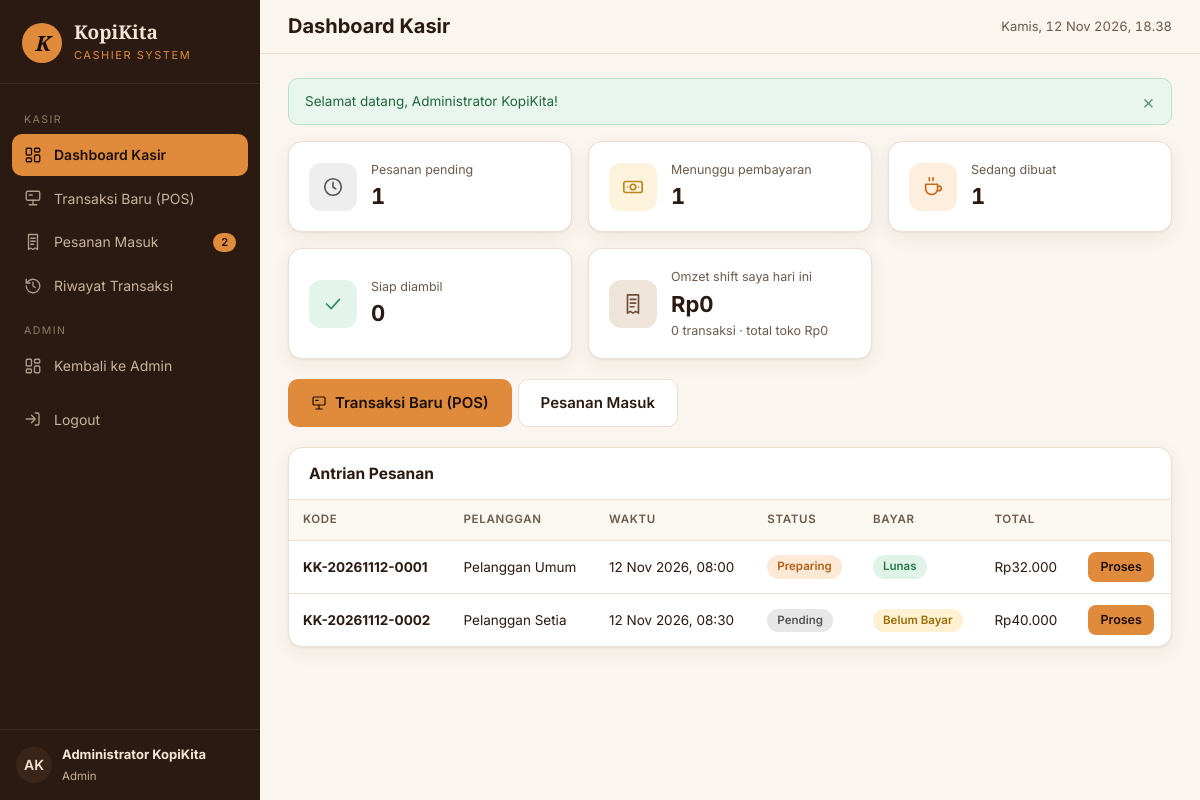
/cashier/index.php (signed in), run on the app's committed database.
### tables this page shows
CREATE TABLE `users` (
  `id`            BIGINT UNSIGNED NOT NULL AUTO_INCREMENT,
  `name`          VARCHAR(100) NOT NULL,
  `username`      VARCHAR(50)  NOT NULL,
  `email`         VARCHAR(150) NOT NULL,
  `password`      VARCHAR(255) NOT NULL,
  `role`          ENUM('admin','cashier','customer') NOT NULL DEFAULT 'customer',
  `avatar`        VARCHAR(255) NULL,
  `is_active`     TINYINT(1)   NOT NULL DEFAULT 1,
  `last_login_at` DATETIME     NULL,
  `created_at`    DATETIME     NOT NULL,
  `updated_at`    DATETIME     NOT NULL,
  PRIMARY KEY (`id`),
  UNIQUE KEY `uq_users_username` (`username`),
  UNIQUE KEY `uq_users_email` (`email`),
  KEY `idx_users_role` (`role`)
);

CREATE TABLE `orders` (
  `id`              BIGINT UNSIGNED NOT NULL AUTO_INCREMENT,
  `order_code`      VARCHAR(30) NOT NULL,
  `customer_id`     BIGINT UNSIGNED NOT NULL,
  `processed_by`    BIGINT UNSIGNED NULL,
  `order_channel`   ENUM('online','cashier') NOT NULL DEFAULT 'online',
  `order_type`      ENUM('dine_in','takeaway') NOT NULL,
  `table_number`    VARCHAR(10) NULL,
  `order_status`    ENUM('pending','confirmed','preparing','ready','completed','cancelled') NOT NULL DEFAULT 'pending',
  `subtotal`        DECIMAL(12,2) NOT NULL,
  `discount_amount` DECIMAL(12,2) NOT NULL DEFAULT 0,
  `total_amount`    DECIMAL(12,2) NOT NULL,
  `notes`           TEXT NULL,
  `cancel_reason`   VARCHAR(255) NULL,
  `stock_deducted`  TINYINT(1) NOT NULL DEFAULT 0,
  `ordered_at`      DATETIME NOT NULL,
  `completed_at`    DATETIME NULL,
  `updated_at`      DATETIME NOT NULL,
  PRIMARY KEY (`id`),
  UNIQUE KEY `uq_orders_code` (`order_code`),
  KEY `idx_orders_customer` (`customer_id`),
  KEY `idx_orders_processed_by` (`processed_by`),
  KEY `idx_orders_status` (`order_status`),
  KEY `idx_orders_ordered_at` (`ordered_at`),
  KEY `idx_orders_channel` (`order_channel`),
  CONSTRAINT `fk_orders_customer` FOREIGN KEY (`customer_id`) REFERENCES `customers` (`id`)
    ON UPDATE CASCADE ON DELETE RESTRICT,
  CONSTRAINT `fk_orders_processed_by` FOREIGN KEY (`processed_by`) REFERENCES `users` (`id`)
    ON UPDATE CASCADE ON DELETE SET NULL
);

CREATE TABLE `customers` (
  `id`         BIGINT UNSIGNED NOT NULL AUTO_INCREMENT,
  `user_id`    BIGINT UNSIGNED NULL,
  `name`       VARCHAR(100) NOT NULL,
  `phone`      VARCHAR(25)  NULL,
  `email`      VARCHAR(150) NULL,
  `address`    TEXT         NULL,
  `created_at` DATETIME     NOT NULL,
  `updated_at` DATETIME     NOT NULL,
  PRIMARY KEY (`id`),
  UNIQUE KEY `uq_customers_user` (`user_id`),
  KEY `idx_customers_name` (`name`),
  CONSTRAINT `fk_customers_user` FOREIGN KEY (`user_id`) REFERENCES `users` (`id`)
    ON UPDATE CASCADE ON DELETE SET NULL
);

CREATE TABLE `sales` (
  `id`               BIGINT UNSIGNED NOT NULL AUTO_INCREMENT,
  `order_id`         BIGINT UNSIGNED NOT NULL,
  `invoice_number`   VARCHAR(30) NOT NULL,
  `cashier_id`       BIGINT UNSIGNED NULL,
  `payment_method`   ENUM('cash','qris','bank_transfer') NOT NULL,
  `amount_due`       DECIMAL(12,2) NOT NULL,
  `amount_paid`      DECIMAL(12,2) NOT NULL DEFAULT 0,
  `change_amount`    DECIMAL(12,2) NOT NULL DEFAULT 0,
  `payment_status`   ENUM('pending','paid','failed','refunded') NOT NULL DEFAULT 'pending',
  `reference_number` VARCHAR(100) NULL,
  `paid_at`          DATETIME NULL,
  `created_at`       DATETIME NOT NULL,
  `updated_at`       DATETIME NOT NULL,
  PRIMARY KEY (`id`),
  UNIQUE KEY `uq_sales_order` (`order_id`),
  UNIQUE KEY `uq_sales_invoice` (`invoice_number`),
  KEY `idx_sales_cashier` (`cashier_id`),
  KEY `idx_sales_status` (`payment_status`),
  CONSTRAINT `fk_sales_order` FOREIGN KEY (`order_id`) REFERENCES `orders` (`id`)
    ON UPDATE CASCADE ON DELETE CASCADE,
  CONSTRAINT `fk_sales_cashier` FOREIGN KEY (`cashier_id`) REFERENCES `users` (`id`)
    ON UPDATE CASCADE ON DELETE SET NULL
);

### includes/cashier-header.php (called while the page is built)
<?php
$panel = 'cashier';
$activeCount = (int) db()->query("SELECT COUNT(*) FROM orders WHERE order_status IN ('pending','confirmed','preparing','ready')")->fetchColumn();
$navItems = [
    ['label' => 'Kasir'],
    ['href' => 'cashier/index.php', 'icon' => 'dashboard', 'text' => 'Dashboard Kasir', 'exact' => true],
    ['href' => 'cashier/pos.php', 'icon' => 'pos', 'text' => 'Transaksi Baru (POS)', 'exact' => true],
    ['href' => 'cashier/orders/', 'icon' => 'receipt', 'text' => 'Pesanan Masuk', 'count' => $activeCount],
    ['href' => 'cashier/transactions/', 'icon' => 'history', 'text' => 'Riwayat Transaksi'],
];
if (user_role() === 'admin') {
    $navItems[] = ['label' => 'Admin'];
    $navItems[] = ['href' => 'admin/index.php', 'icon' => 'dashboard', 'text' => 'Kembali ke Admin', 'exact' => true];
}
require __DIR__ . '/admin-header.php';

### config/database.php (called while the page is built, shortened)
<?php
function db(): PDO
{
    static $pdo = null;
    if ($pdo instanceof PDO) {
        return $pdo;
    }
    $dsn = 'mysql:host=' . DB_HOST . ';port=' . DB_PORT . ';dbname=' . DB_NAME . ';charset=utf8mb4';
    try {
        $pdo = new PDO($dsn, DB_USER, DB_PASS, [
            PDO::ATTR_ERRMODE            => PDO::ERRMODE_EXCEPTION,
            PDO::ATTR_DEFAULT_FETCH_MODE => PDO::FETCH_ASSOC,
            PDO::ATTR_EMULATE_PREPARES   => false,
        ]);
        $offset = (new DateTime('now', new DateTimeZone(date_default_timezone_get())))->format('P');
        $pdo->exec("SET time_zone = '" . $offset . "'");
    } catch (PDOException $e) {
        http_response_code(500);
        $msg = defined('APP_DEBUG') && APP_DEBUG ? $e->getMessage() : 'Tidak dapat terhubung ke database.';
        exit('<h1>Koneksi database gagal</h1><p>' . htmlspecialchars($msg, ENT_QUOTES, 'UTF-8')
            . '</p><p>Pastikan MySQL XAMPP berjalan dan database <code>kopikita_db</code> sudah di-import.</p>');
    }
    return $pdo;
}

### includes/auth.php (called while the page is built, shortened)
<?php
require_once __DIR__ . '/../config/database.php';
require_once __DIR__ . '/functions.php';
function current_user(): ?array
{
    static $user = false;
    if ($user !== false) {
        return $user;
    }
    $st = db()->prepare('SELECT u.id, u.name, u.username, u.email, u.role, u.avatar, u.is_active, c.id AS customer_id
                         FROM users u LEFT JOIN customers c ON c.user_id = u.id WHERE u.id = ? LIMIT 1');
    $st->execute([$_SESSION['user_id']]);
    $row = $st->fetch();
    $user = $row;
    return $user;
}
function require_login(): array
{
    $u = current_user();
    return $u;
}
function require_role(array $roles): array
{
    $u = require_login();
    return $u;
}

### cashier/index.php (the view, shortened to what this page needs)
<?php
require_once __DIR__ . '/../includes/auth.php';
$user = require_role(['cashier', 'admin']);
$pdo = db();
$cnt = $pdo->query("SELECT
        SUM(order_status = 'pending') AS pending,
        SUM(order_status IN ('pending','confirmed','preparing','ready') AND id IN (SELECT order_id FROM sales WHERE payment_status = 'pending')) AS unpaid,
        SUM(order_status = 'preparing') AS preparing,
        SUM(order_status = 'ready') AS ready
        FROM orders")->fetch();
$st = $pdo->prepare('SELECT COUNT(*) c, COALESCE(SUM(amount_due),0) t FROM sales WHERE payment_status = "paid" AND DATE(paid_at) = CURDATE() AND cashier_id = ?');
$st->execute([$user['id']]);
$today = $st->fetch();
$allToday = $pdo->query('SELECT COALESCE(SUM(amount_due),0) FROM sales WHERE payment_status = "paid" AND DATE(paid_at) = CURDATE()')->fetchColumn();
$latest = $pdo->query("SELECT o.id, o.order_code, o.ordered_at, o.order_status, o.total_amount, c.name AS customer_name, s.payment_status
        FROM orders o JOIN customers c ON c.id = o.customer_id LEFT JOIN sales s ON s.order_id = o.id
        WHERE o.order_status IN ('pending','confirmed','preparing','ready') ORDER BY o.ordered_at ASC LIMIT 8")->fetchAll();
$pageTitle = 'Dashboard Kasir';
require __DIR__ . '/../includes/cashier-header.php';
?>
<div class="stat-cards">
    <div class="stat-card"><div class="ico gray"><?= icon('clock') ?></div><div><small>Pesanan pending</small><strong><?= (int) $cnt['pending'] ?></strong></div></div>
    <div class="stat-card"><div class="ico yellow"><?= icon('cash') ?></div><div><small>Menunggu pembayaran</small><strong><?= (int) $cnt['unpaid'] ?></strong></div></div>
    <div class="stat-card"><div class="ico orange"><?= icon('coffee') ?></div><div><small>Sedang dibuat</small><strong><?= (int) $cnt['preparing'] ?></strong></div></div>
    <div class="stat-card"><div class="ico green"><?= icon('check') ?></div><div><small>Siap diambil</small><strong><?= (int) $cnt['ready'] ?></strong></div></div>
    <div class="stat-card"><div class="ico brown"><?= icon('receipt') ?></div><div><small>Omzet shift saya hari ini</small><strong><?= e(rupiah($today['t'])) ?></strong><small><?= (int) $today['c'] ?> transaksi · total toko <?= e(rupiah($allToday)) ?></small></div></div>
</div>
<div class="actions mb-3">
    <a class="btn btn-primary btn-lg" href="<?= e(url('cashier/pos.php')) ?>"><?= icon('pos') ?> Transaksi Baru (POS)</a>
    <a class="btn btn-outline btn-lg" href="<?= e(url('cashier/orders/index.php')) ?>">Pesanan Masuk</a>
</div>
<div class="card">
    <div class="card-header"><h2>Antrian Pesanan</h2></div>
    <div class="table-wrap"><table class="table">
        <thead><tr><th>Kode</th><th>Pelanggan</th><th>Waktu</th><th>Status</th><th>Bayar</th><th class="text-right">Total</th><th></th></tr></thead>
        <tbody>
        <?php foreach ($latest as $r): ?>
            <tr><td><strong><?= e($r['order_code']) ?></strong></td><td><?= e($r['customer_name']) ?></td><td><?= e(tanggal($r['ordered_at'])) ?></td>
                <td><?= status_badge($r['order_status']) ?></td><td><?= payment_badge($r['payment_status']) ?></td>
                <td class="text-right nowrap"><?= e(rupiah($r['total_amount'])) ?></td>
                <td><a class="btn btn-primary btn-sm" href="<?= e(url('cashier/orders/show.php?id=' . $r['id'])) ?>">Proses</a></td></tr>
        <?php endforeach; ?>
        </tbody>
    </table></div>
</div>

### includes/admin-header.php (shortened to what this page needs)
<?php
$user = current_user();
$panel = $panel ?? 'admin';
$cur = current_path();
$isActive = function (array $it) use ($cur): bool {
    $target = url($it['href']);
    if (!empty($it['exact'])) {
        return $cur === $target;
    }
    return strpos($cur, rtrim($target, '/')) === 0 && !preg_match('#/index\.php$#', $it['href']);
};
?>
<!DOCTYPE html>
<html lang="id">
<head>
    <link rel="stylesheet" href="<?= e(asset('css/admin.css')) ?>">
</head>
<body class="panel-<?= e($panel) ?>">
<div class="app">
    <aside class="sidebar" id="sidebar">
        <a href="<?= e(url($panel === 'cashier' ? 'cashier/index.php' : 'admin/index.php')) ?>" class="sidebar-brand">
            <span class="logo">K</span>
            <span><strong>KopiKita</strong><small><?= $panel === 'cashier' ? 'Cashier System' : 'Admin Dashboard' ?></small></span>
        </a>
        <nav class="sidebar-nav" aria-label="Menu panel">
            <?php foreach ($navItems as $it): ?>
                <?php if (isset($it['label'])): ?>
                    <div class="label"><?= e($it['label']) ?></div>
                <?php else: ?>
                    <a href="<?= e(url($it['href'])) ?>" class="<?= $isActive($it) ? 'active' : '' ?>">
                        <?= icon($it['icon']) ?> <span><?= e($it['text']) ?></span>
                        <?php if (!empty($it['count'])): ?><span class="count"><?= (int) $it['count'] ?></span><?php endif; ?>
                    </a>
                <?php endif; ?>
            <?php endforeach; ?>
            <form action="<?= e(url('logout.php')) ?>" method="post" class="mt-2">
                <button type="submit"><?= icon('logout') ?> <span>Logout</span></button>
            </form>
        </nav>
        <div class="sidebar-foot">
            <span class="avatar"><?= e(initials($user['name'])) ?></span>
            <span><strong><?= e($user['name']) ?></strong><small><?= e(ROLE_LABELS[$user['role']]) ?></small></span>
        </div>
    </aside>
    <div class="main">
        <header class="topbar">
            <div>
                <h1><?= e($pageTitle ?? 'Dashboard') ?></h1>
            </div>
            <span class="clock" id="clock"><?= e(tanggal(now())) ?></span>
        </header>
        <div class="content">
            <?= render_flashes() ?>

### includes/functions.php (shortened to what this page needs)
<?php
function e($value): string
{
    return htmlspecialchars((string) ($value ?? ''), ENT_QUOTES | ENT_SUBSTITUTE, 'UTF-8');
}
function rupiah($amount): string
{
    $amount = (float) $amount;
    $prefix = $amount < 0 ? '-Rp' : 'Rp';
    return $prefix . number_format(abs($amount), 0, ',', '.');
}
function tanggal($datetime, bool $withTime = true): string
{
    $bulan = [1 => 'Jan', 'Feb', 'Mar', 'Apr', 'Mei', 'Jun', 'Jul', 'Agu', 'Sep', 'Okt', 'Nov', 'Des'];
    $ts = strtotime((string) $datetime);
    $out = date('j', $ts) . ' ' . $bulan[(int) date('n', $ts)] . ' ' . date('Y', $ts);
    return $withTime ? $out . ', ' . date('H:i', $ts) : $out;
}
function url(string $path = ''): string
{
    return BASE_URL . '/' . ltrim($path, '/');
}
function asset(string $path): string
{
    $file = APP_ROOT . '/assets/' . ltrim($path, '/');
    $ver = is_file($file) ? '?v=' . filemtime($file) : '';
    return url('assets/' . ltrim($path, '/')) . $ver;
}
function current_path(): string
{
    return strtok($_SERVER['REQUEST_URI'] ?? '/', '?');
}
function get_flashes(): array
{
    $f = $_SESSION['flash'] ?? [];
    return $f;
}
function render_flashes(): string
{
    $html = '';
    foreach (get_flashes() as $f) {
        $html .= '<div class="alert alert-' . e($f['type']) . '" role="alert">' . e($f['message'])
            . '<button type="button" class="alert-close" aria-label="Tutup">&times;</button></div>';
    }
    return $html;
}
function status_badge(string $status): string
{
    $label = ORDER_STATUSES[$status] ?? ucfirst($status);
    return '<span class="badge badge-' . e($status) . '">' . e($label) . '</span>';
}
function payment_badge(?string $status): string
{
    $status = $status ?: 'pending';
    $label = PAYMENT_STATUSES[$status] ?? ucfirst($status);
    return '<span class="badge badge-pay-' . e($status) . '">' . e($label) . '</span>';
}
function icon(string $name, string $class = ''): string
{
    $p = $paths[$name] ?? $paths['coffee'];
    return '<svg class="' . e($class) . '" viewBox="0 0 24 24" fill="none" stroke="currentColor" stroke-width="1.8" stroke-linecap="round" stroke-linejoin="round" aria-hidden="true">' . $p . '</svg>';
}
function initials(string $name): string
{
    $parts = preg_split('/\s+/', trim($name));
    $s = mb_substr($parts[0] ?? 'K', 0, 1) . (isset($parts[1]) ? mb_substr($parts[1], 0, 1) : '');
    return mb_strtoupper($s);
}

### data on the page
users: name "AK", name "Administrator KopiKita", role "Admin"
orders: order_code "KK-20261112-0001", customer.name "Pelanggan Umum", ordered_at "12 Nov 2026, 08:00", order_status "Preparing", sales.payment_status "Lunas", total_amount "Rp32.000"
orders: order_code "KK-20261112-0002", customer.name "Pelanggan Setia", ordered_at "12 Nov 2026, 08:30", order_status "Pending", sales.payment_status "Belum Bayar", total_amount "Rp40.000"

### other printed values
$it['label'] "KASIR"
$it['text'] "Dashboard Kasir"
$it['text'] "Transaksi Baru (POS)"
$it['text'] "Pesanan Masuk"
$it['count'] "2"
$it['text'] "Riwayat Transaksi"
$it['label'] "ADMIN"
$it['text'] "Kembali ke Admin"
$pageTitle "Dashboard Kasir"
$f['message'] "Selamat datang, Administrator KopiKita!"
$cnt['pending'] "1"
$cnt['unpaid'] "1"
$cnt['preparing'] "1"
$cnt['ready'] "0"
rupiah($today['t']) "Rp0"
